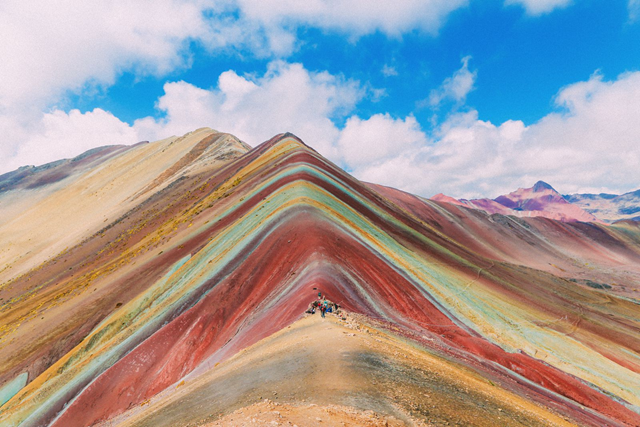
#> input picture TyperogFormater/Lek2/Opgave D/Mountain.png, 640 x 427 px
$ python 1D.py
#> lines starting #> are read from the running program, lines starting #| are printed output that depends on the picture
import cv2 as cv

image = cv.imread("Mountain.png")
#> image is the input picture: shape (427, 640, 3); mean B, G, R 154.2, 154.8, 161.7
copy = image.copy()

shape = copy.shape
#> shape = (427, 640, 3)
height = shape[0]
#> height = 427
width = shape[1]
#> width = 640


for i in range(0,width,2):
    for j in range(0,height,2):
        copy[j, i, :] = (0, 0, 0)
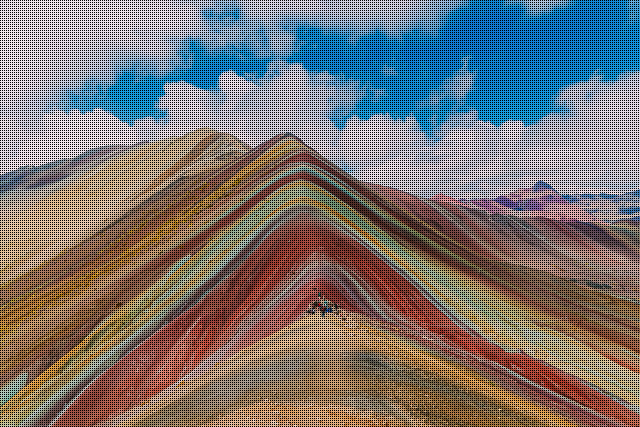
#> copy: shape (427, 640, 3); mean B, G, R 115.6, 116, 121.2

for k in range(1,width,2):
    for h in range(1,height,2):
        copy[h, k, :] = (0, 0, 0)
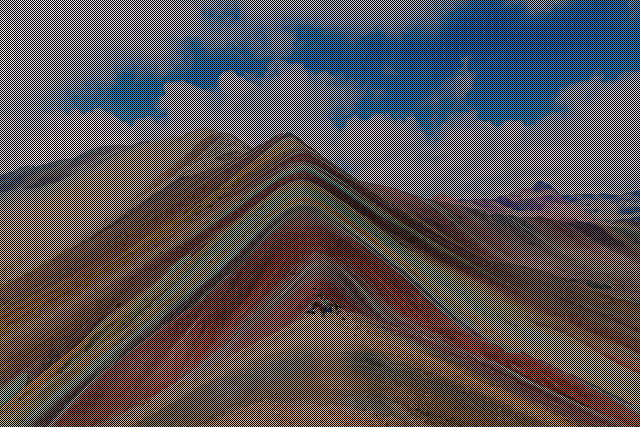
#> copy: shape (427, 640, 3); mean B, G, R 77.1, 77.4, 80.9


cv.imshow("Mountain_copy",copy)
cv.waitKey(0)
cv.imwrite("Copy_line.png", copy)
